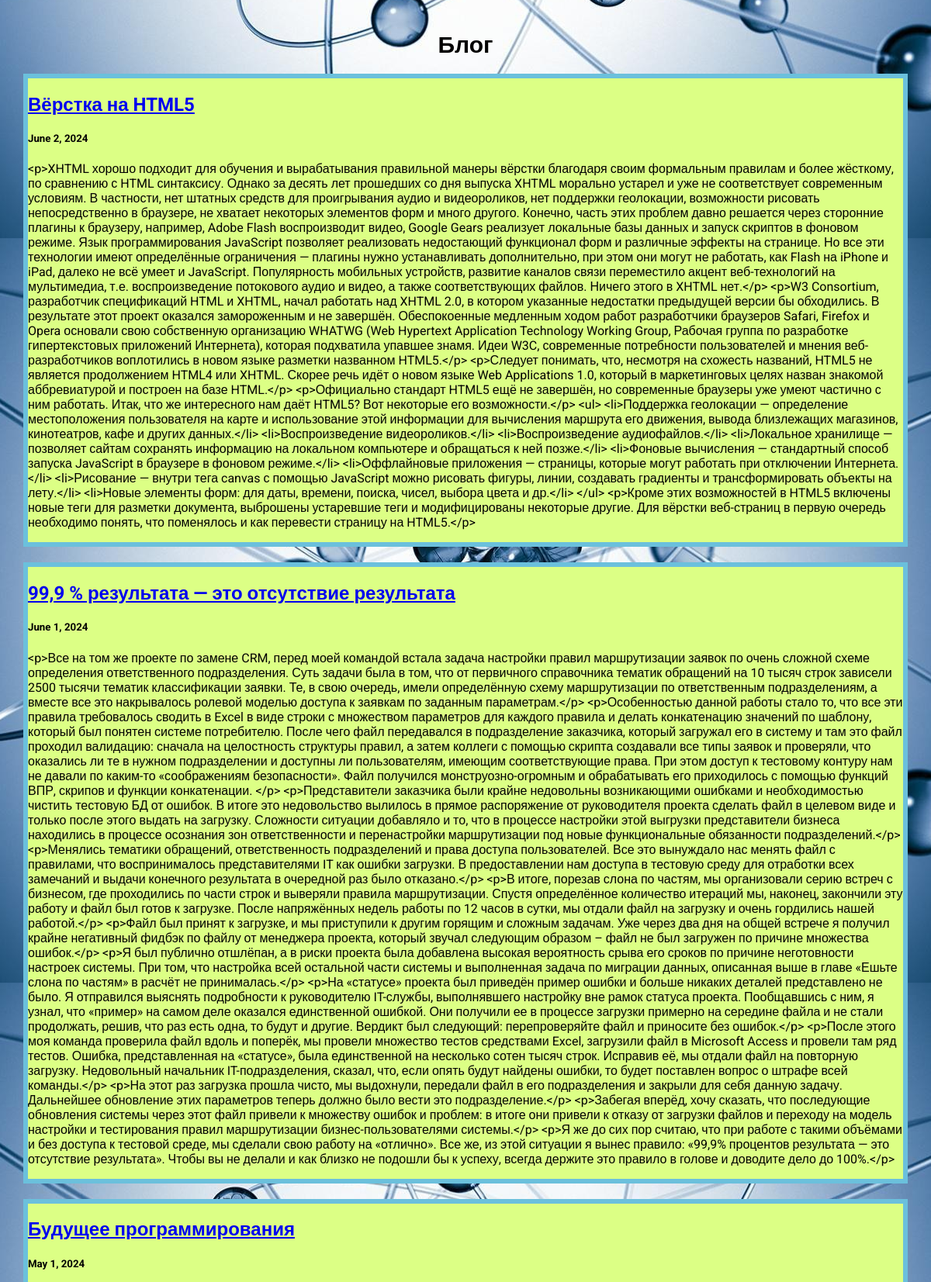
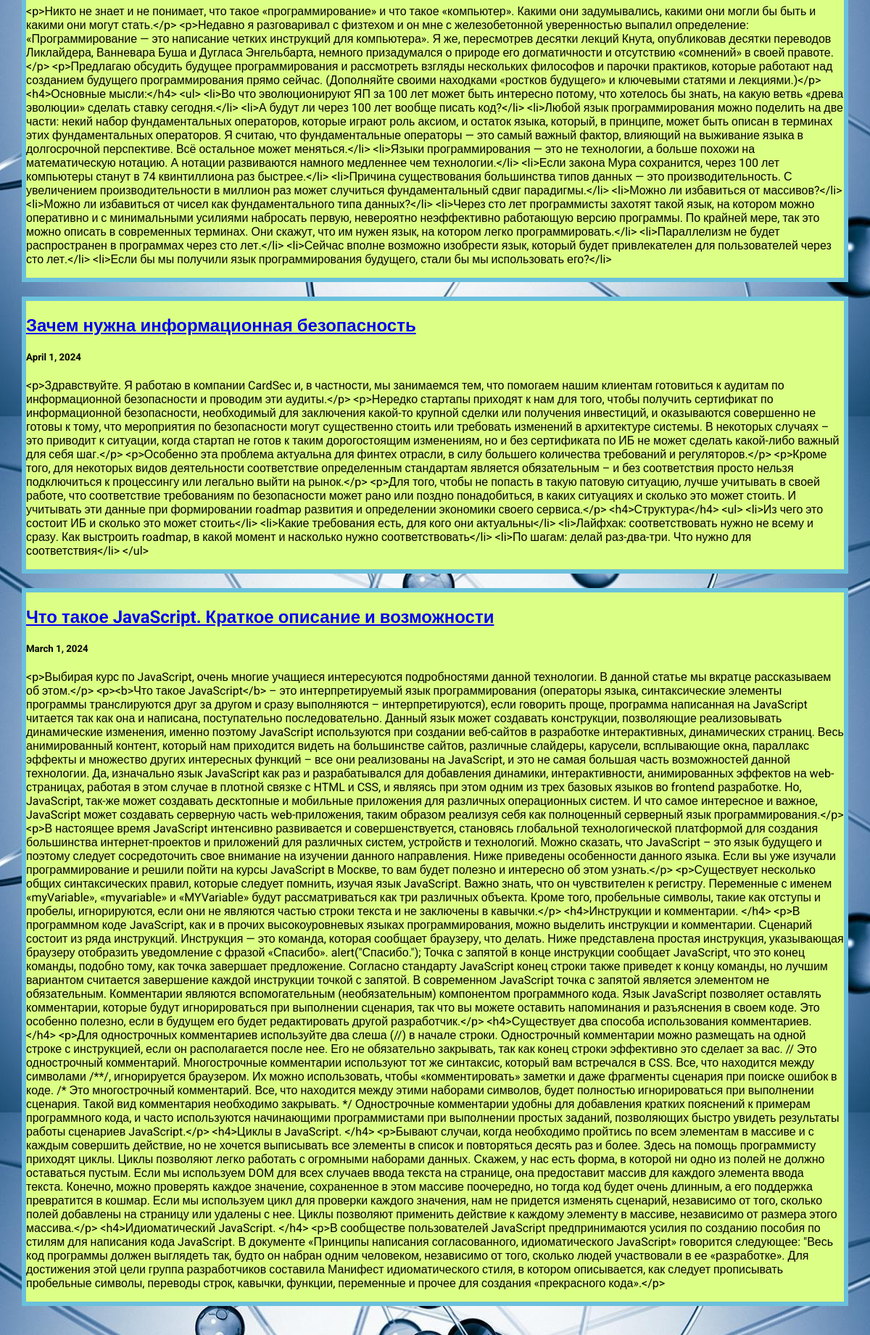
Screenshot of /blog/ with the database file from the repository (2 pictures, top to bottom).
### blog/models.py (models this page shows, shortened)
class Blog(models.Model):
    title = models.CharField(max_length=200)
    description = models.TextField()
    date = models.DateField()

### blog/views.py (the view)
# urls.py: path('', views.blogs, name='blogs'),
def blogs(request):
    blogs = Blog.objects.order_by('-date')
    return render(request, 'blog/blogs.html', {'blogs': blogs})

### blog/templates/blog/blogs.html
{% extends 'skills/base.html' %}
{% block content %}
<h1>Блог</h1>
{% for blog in blogs %}
<div class="element">
    <h2 class="top"><a href="{% url 'detail' blog.id %}">{{ blog.title }}</a></h2>
    <div class="blog_text">
        <h5>{{ blog.date }}</h5>
        <p>{{ blog.description }}</p>
    </div>
</div>
{% endfor %}
{% endblock %}

### skills/static/css/style.css (style rules this page uses)
body { font-family: "Roboto", sans-serif; padding: 0; margin: 0; background-color: rgb(41, 61, 73); }
.element, .count { background: rgb(220, 255, 133); border: 6px solid #6bc0dc; margin: 20px 10px; }
.content h1 { text-align: center; margin: 20px 0; font-size: 30px; }

### rows the page displays
Blog: title "Вёрстка на HTML5", date "June 2, 2024", description "<p>XHTML хорошо подходит для обучения и вырабатывания правильной манеры вёрстки благодаря своим формальным правилам и более жёсткому, по сравнению с HTML синтаксису. Однако за десять лет прошедших со дня выпуска XHTML морально устарел и уже не соответствует современным условиям. В частности, нет штатных средств для проигрывания аудио и видеороликов, нет поддержки геолокации, возможности рисовать непосредственно в браузере, не хватает некоторых элементов форм и много другого. Конечно, часть этих проблем давно решается через сторонние плагины к браузеру, например, Adobe Flash воспроизводит видео, Google Gears реализует локальные базы данных и запуск скриптов в фоновом режиме. Язык…"
Blog: title "99,9 % результата — это отсутствие результата", date "June 1, 2024", description "<p>Все на том же проекте по замене CRM, перед моей командой встала задача настройки правил маршрутизации заявок по очень сложной схеме определения ответственного подразделения. Суть задачи была в том, что от первичного справочника тематик обращений на 10 тысяч строк зависели 2500 тысячи тематик классификации заявки. Те, в свою очередь, имели определённую схему маршрутизации по ответственным подразделениям, а вместе все это накрывалось ролевой моделью доступа к заявкам по заданным параметрам.</p> <p>Особенностью данной работы стало то, что все эти правила требовалось сводить в Excel в виде строки с множеством параметров для каждого правила и делать конкатенацию значений по шаблону, который…"
Blog: title "Будущее программирования", date "May 1, 2024", description "<p>Никто не знает и не понимает, что такое «программирование» и что такое «компьютер». Какими они задумывались, какими они могли бы быть и какими они могут стать.</p> <p>Недавно я разговаривал с физтехом и он мне с железобетонной уверенностью выпалил определение: «Программирование — это написание четких инструкций для компьютера». Я же, пересмотрев десятки лекций Кнута, опубликовав десятки переводов Ликлайдера, Ванневара Буша и Дугласа Энгельбарта, немного призадумался о природе его догматичности и отсутствию «сомнений» в своей правоте.</p> <p>Предлагаю обсудить будущее программирования и рассмотреть взгляды нескольких философов и парочки практиков, которые работают над созданием будущего…"
Blog: title "Зачем нужна информационная безопасность", date "April 1, 2024", description "<p>Здравствуйте. Я работаю в компании CardSec и, в частности, мы занимаемся тем, что помогаем нашим клиентам готовиться к аудитам по информационной безопасности и проводим эти аудиты.</p> <p>Нередко стартапы приходят к нам для того, чтобы получить сертификат по информационной безопасности, необходимый для заключения какой-то крупной сделки или получения инвестиций, и оказываются совершенно не готовы к тому, что мероприятия по безопасности могут существенно стоить или требовать изменений в архитектуре системы. В некоторых случаях – это приводит к ситуации, когда стартап не готов к таким дорогостоящим изменениям, но и без сертификата по ИБ не может сделать какой-либо важный для себя шаг.</p>…"
Blog: title "Что такое JavaScript. Краткое описание и возможности", date "March 1, 2024", description "<p>Выбирая курс по JavaScript, очень многие учащиеся интересуются подробностями данной технологии. В данной статье мы вкратце рассказываем об этом.</p> <p><b>Что такое JavaScript</b> – это интерпретируемый язык программирования (операторы языка, синтаксические элементы программы транслируются друг за другом и сразу выполняются – интерпретируются), если говорить проще, программа написанная на JavaScript читается так как она и написана, поступательно последовательно. Данный язык может создавать конструкции, позволяющие реализовывать динамические изменения, именно поэтому JavaScript используются при создании веб-сайтов в разработке интерактивных, динамических страниц. Весь анимированный…"
